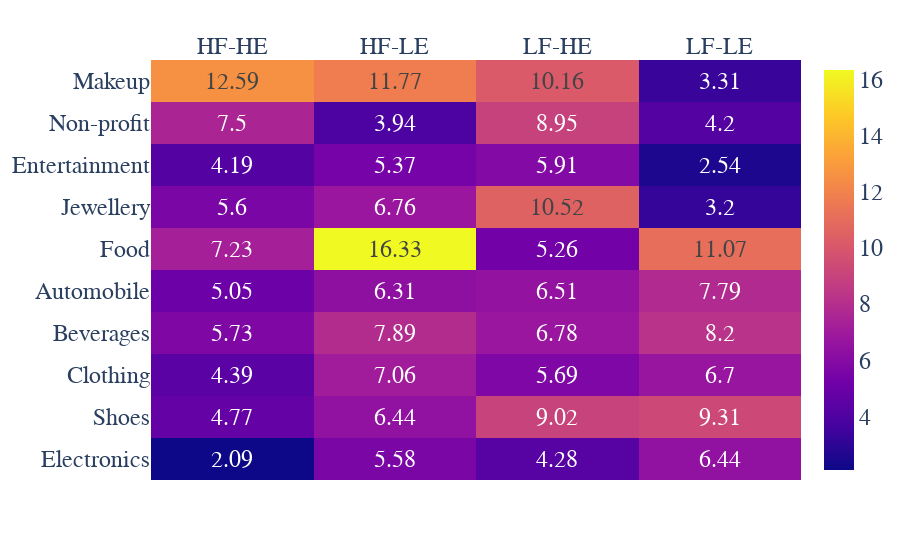

Notebook source saved alongside this figure:
### Markdown cell above
# Hashtag Analysis

### Code cell
import plotly.express as px

# Define the x-axis and y-axis labels
x = ['HF-HE', 'HF-LE', 'LF-HE', 'LF-LE']
y = ['Makeup', 'Non-profit', 'Entertainment', 'Jewellery', 'Food', 'Automobile', 'Beverages', 'Clothing',  'Shoes', 'Electronics']

# Define the data for the heatmap
z = [
    [12.59, 11.77, 10.16, 3.31],  # Makeup
    [7.50, 3.94, 8.95, 4.20],  # Non-profit
    [4.19, 5.37, 5.91, 2.54],  # Entertainment
    [5.60, 6.76, 10.52, 3.20],  # Jewellery
    [7.23, 16.33, 5.26, 11.07],  # Food
    [5.05, 6.31, 6.51, 7.79],  # Automobile
    [5.73, 7.89, 6.78, 8.20],  # Beverages
    [4.39, 7.06, 5.69, 6.70],  # Clothing
    [4.77, 6.44, 9.02, 9.31],  # Shoes
    [2.09, 5.58, 4.28, 6.44],  # Electronics
]

fig = px.imshow(z, x=x, y=y, aspect="auto", text_auto=True)
fig.update_xaxes(side="top")

# Update the font size for annotations
fig.update_traces(textfont_size=24)

# Update the font size for axes
fig.update_layout(
    font=dict(size=24,  family="Arial Black")  # Adjust the size value as needed
    # font=dict(size=26,  family="Calibri Bold")  # Adjust the size value as needed
)

fig.show()

### Figure 1 — Plotly figure (JSON) as saved in the notebook; plotly's stock layout.template omitted (floating-point values rounded to 4 significant figures)
{"data": [{"coloraxis": "coloraxis", "hovertemplate": "x: %{x}<br>y: %{y}<br>color: %{z}<extra></extra>", "name": "0", "textfont": {"size": 24}, "texttemplate": "%{z}", "type": "heatmap", "x": ["HF-HE", "HF-LE", "LF-HE", "LF-LE"], "xaxis": "x", "y": ["Makeup", "Non-profit", "Entertainment", "Jewellery", "Food", "Automobile", "Beverages", "Clothing", "Shoes", "Electronics"], "yaxis": "y", "z": [[12.59, 11.77, 10.16, 3.31], [7.5, 3.94, 8.95, 4.2], [4.19, 5.37, 5.91, 2.54], [5.6, 6.76, 10.52, 3.2], [7.23, 16.33, 5.26, 11.07], [5.05, 6.31, 6.51, 7.79], [5.73, 7.89, 6.78, 8.2], [4.39, 7.06, 5.69, 6.7], [4.77, 6.44, 9.02, 9.31], [2.09, 5.58, 4.28, 6.44]]}], "layout": {"coloraxis": {"colorscale": [[0, "#0d0887"], [0.1111, "#46039f"], [0.2222, "#7201a8"], [0.3333, "#9c179e"], [0.4444, "#bd3786"], [0.5556, "#d8576b"], [0.6667, "#ed7953"], [0.7778, "#fb9f3a"], [0.8889, "#fdca26"], [1, "#f0f921"]]}, "font": {"family": "Arial Black", "size": 24}, "margin": {"t": 60}, "xaxis": {"anchor": "y", "domain": [0, 1], "side": "top"}, "yaxis": {"anchor": "x", "autorange": "reversed", "domain": [0, 1]}}}
